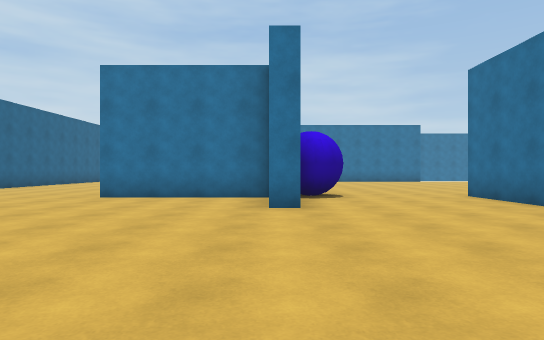
View 1 (above)

18 first-person views from a walk through a Unity game level. The camera is 1.2 m above the floor, looks level and sees 75° across. The floor is counted in squares, 2 m on a side. Each view is taken from the middle of a square. On the plan, view 1 faces up. The plan holds only what a view shows up to about 10 squares ahead; the rest is blank. The place goes on beyond the plan.

View 2
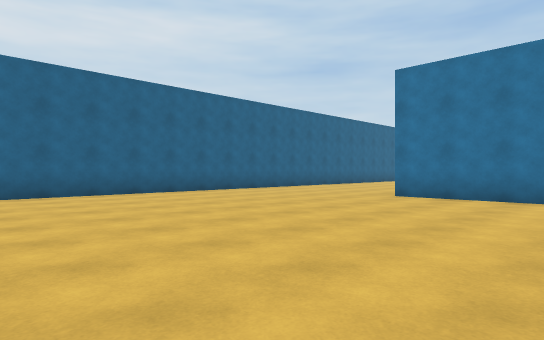

View 3
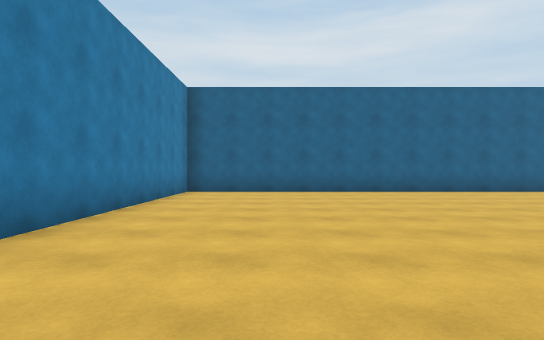

View 4
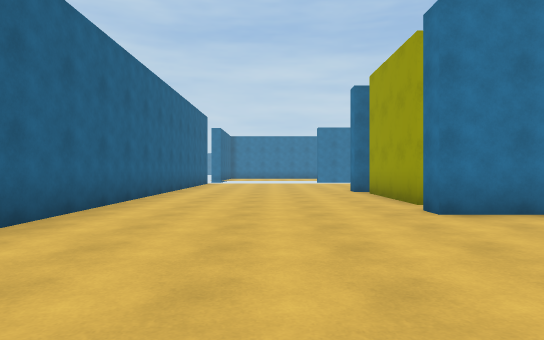

View 5
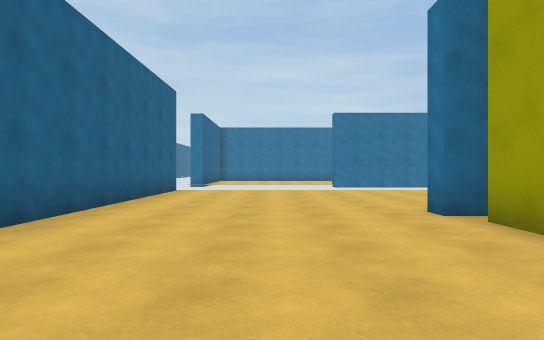

View 6
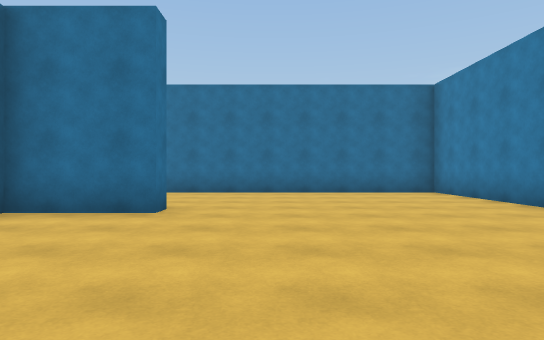

View 7
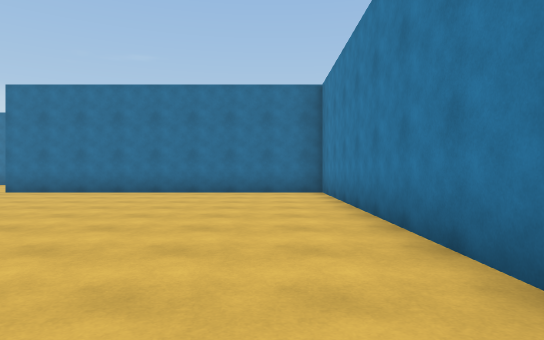

View 8
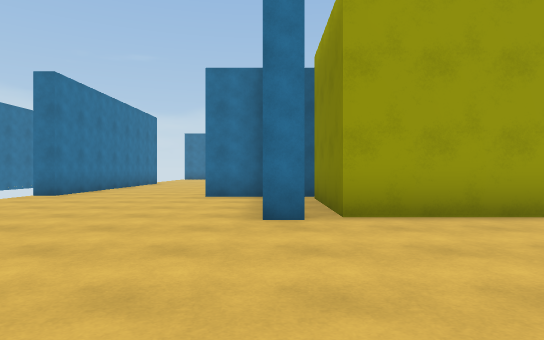

View 9
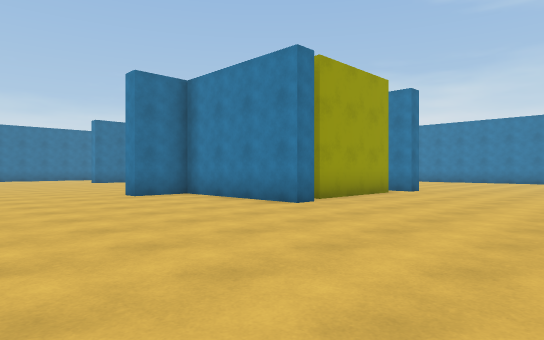

View 10
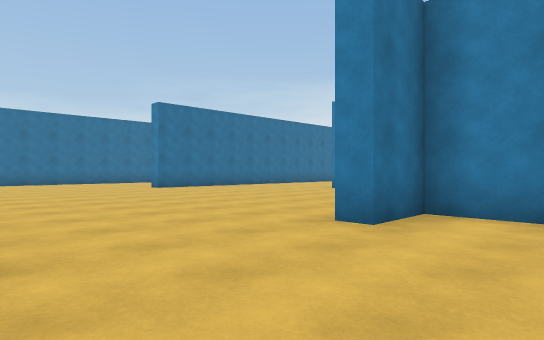

View 11
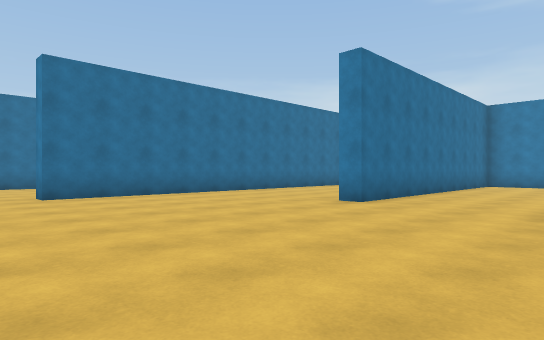

View 12
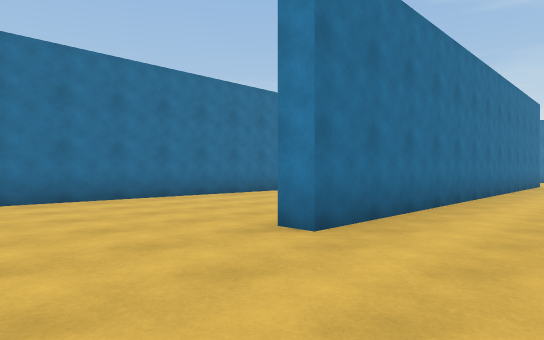

View 13
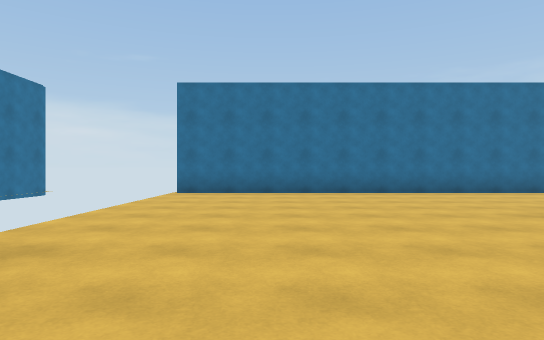

View 14
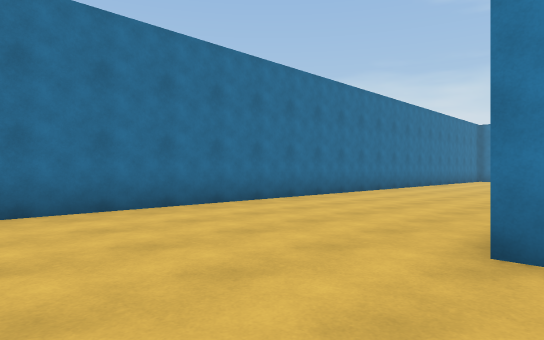

View 15
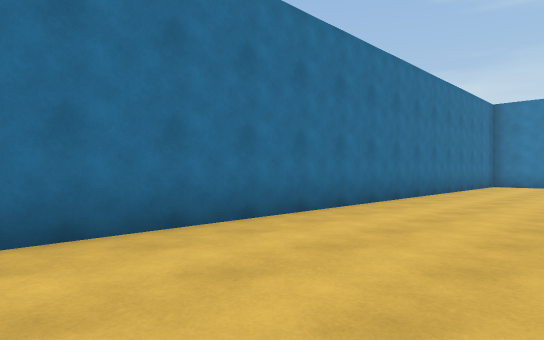

View 16
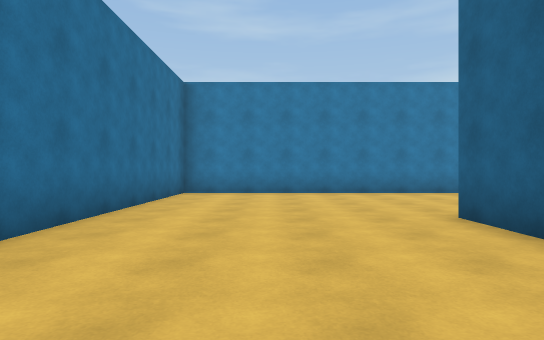

View 17
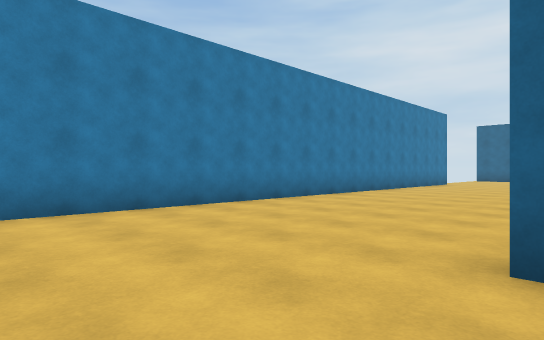

View 18
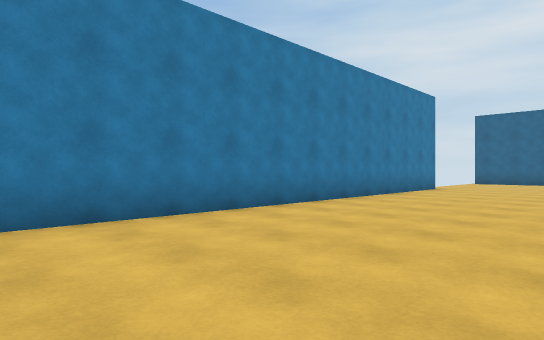

### Floor plan
Points are (right, up) in squares from view 1. A wall is a line through its corners. A room is listed if a view was taken in it or the views show most of it. See-through windows are left out.
Room 1 (views 1, 2, 3, 4, 5, 6, 7, 8, 9, 10)
walls: (-3.5, 9) (-3.5, 12.1); (0.5, 5.6) (-0.1, 5.6) (-0.1, 7.8) (-3.8, 7.8) (-3.8, 8.2); (-3.1, 12.6) (-3.8, 12.6) (-3.8, 13.1) (-0.1, 13.1) (-0.1, 14.5); (0.2, 18) (0.2, 18.6); (-8.8, 18) (-8.8, -0.4) (4.5, -0.4) (4.5, 8.1)
ways out: opening at (-0.7, 16) to room 2; opening at (3, 8.3) to room 2
Room 2 (views 11, 12, 13, 14, 15, 16, 17, 18)
walls: (4.5, 8.1) (5, 8.1); (9.1, 3) (9.1, 12.3) (9.8, 12.3); (9.6, 1) (9.6, -0.5); (-0.1, 14.5) (0.5, 14.5); (2, 18) (0.2, 18); (-2, -5.2) (14.3, -5.2) (14.3, 18.5)
ways out: opening at (-0.7, 16) to room 1; opening at (3, 8.3) to room 1

Where each view was taken, in squares from view 1:
view 1: 0 up, 0 right, facing up
view 2: 0 up, 0 right, facing up-left
view 3: 2 up, 1 right, facing left
view 4: 3 up, 6 left, facing up
view 5: 8 up, 6 left, facing up
view 6: 4 up, 5 left, facing right
view 7: 1 up, 5 left, facing right
view 8: 13 up, 8 left, facing right
view 9: 18 up, 8 left, facing down-right
view 10: 18 up, 2 left, facing down-right
view 11: 14 up, 1 right, facing down-right
view 12: 15 up, 7 right, facing down-right
view 13: 16 up, 5 right, facing right
view 14: 15 up, 9 right, facing down-right
view 15: 9 up, 11 right, facing down-right
view 16: 4 up, 12 right, facing down
view 17: 0 up, 12 right, facing down-left
view 18: 1 down, 8 right, facing down-left
